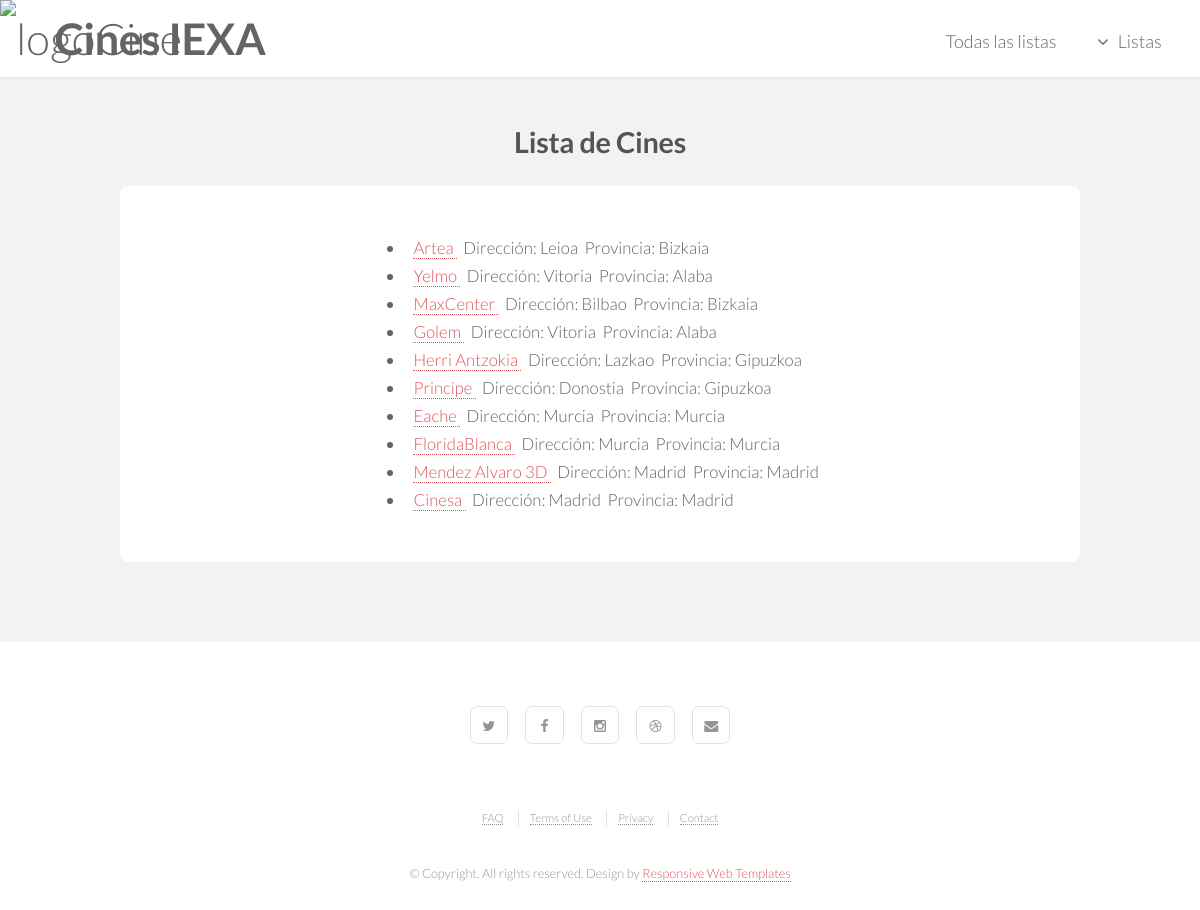
Page /appCine/lista_cines/ on the committed database.
### appCine/models.py (models this page shows, shortened)
class Cine(models.Model):
    id_cine = models.AutoField(primary_key=True)
    nombre_cine = models.CharField(max_length=100)
    direccion = models.CharField(max_length=150)
    provincia = models.ForeignKey(Provincia, related_name='cines', on_delete=models.CASCADE)
    url_imagen = models.URLField(blank=True, null=True)

class Provincia(models.Model):
    id_provincia = models.AutoField(primary_key=True)
    nombre_provincia = models.CharField(max_length=100)
    codigo_postal = models.CharField(max_length=10)

### appCine/views.py (the view)
# urls.py: path('lista_cines/', views.lista_cines, name='lista_cines'),
def lista_cines(request):
    cines = Cine.objects.order_by("id_cine")
    contexto = {'lista_cines': cines}
    return render(request, 'lista_cines.html', contexto)

### appCine/templates/lista_cines.html
{% extends "base.html" %}
    {% block title%}
    <h1>Lista de Cines</h1>
    {% endblock %}
    {% block content %}
    {% if lista_cines %}
        <ul class="listaUl">
            {% for cine in lista_cines %}
                <li>
                    <a href="{% url 'detalle_cine' cine.id_cine %}">
                        {{ cine.nombre_cine }}
                    </a>&nbsp;
                    Dirección: {{ cine.direccion }}&nbsp;
                    Provincia: {{ cine.provincia.nombre_provincia }}
                </li>
            {% endfor %}
        </ul>
    {% else %}
        <p>No hay provincias disponibles.</p>
    {% endif %}
    {% endblock %}

### appCine/templates/base.html (shortened to what this page needs)
<!DOCTYPE HTML>
{% load static %}
<html lang="es">
<head>
    <link rel="stylesheet" href="{% static 'css/skel.css' %}"/>
    <link rel="stylesheet" href="{% static 'css/header.css' %}"/>
    <link rel="stylesheet" href="{% static 'css/style.css' %}"/>
    <link rel="stylesheet" href="{% static 'css/style-xlarge.css' %}"/>
</head>
<body>
<header id="header" class="skel-layers-fixed">
    <div id = "titulo">
        <h1>Cines IEXA</h1>
        <img id="logo" src="https://th.bing.com/th/id/OIP.v4H1EKqfeqxG4hf1G_t7MQHaFj?rs=1&pid=ImgDetMain" alt="logoCine" height="75px">
    </div>
    <nav id="nav">
        <ul>
            <li><a href="{% url 'index' %}">Todas las listas</a></li>
            <li>
                <a href="" class="icon fa-angle-down">Listas</a>
            </li>
        </ul>
    </nav>
</header>
<section id="main" class="wrapper style1">
    <header class="major">
        {% block title %}
        {% endblock %}
    </header>
    <div class="container">
        <section id="content">
            {% block content %}
            {% endblock %}
        </section>
    </div>
</section>
<footer id="footer">
    <ul class="icons">
        <li><a href="#" class="icon fa-twitter"><span class="label">Twitter</span></a></li>
        <li><a href="#" class="icon fa-facebook"><span class="label">Facebook</span></a></li>
        <li><a href="#" class="icon fa-instagram"><span class="label">Instagram</span></a></li>
        <li><a href="#" class="icon fa-dribbble"><span class="label">Dribbble</span></a></li>
        <li><a href="#" class="icon fa-envelope"><span class="label">Envelope</span></a></li>
    </ul>
    <ul class="menu">
        <li><a href="#">FAQ</a></li>
        <li><a href="#">Terms of Use</a></li>
        <li><a href="#">Privacy</a></li>
        <li><a href="#">Contact</a></li>
    </ul>
    <span class="copyright">
			&copy; Copyright. All rights reserved. Design by <a href="http://www.html5webtemplates.co.uk">Responsive Web Templates</a>
    </span>
</footer>
</body>
</html>

### appCine/static/css/skel.css (style rules this page uses)
html,body,div,span,applet,object,iframe,h1,h2,h3,h4,h5,h6,p,blockquote,pre,a,abbr,acronym,address,big,cite,code,del,dfn,em,img,ins,kbd,q,s,samp,small,strike,strong,sub,sup,tt,var,b,u,i,center,dl,dt,dd,ol,ul,li,fieldset,form,label,legend,table,caption,tbody,tfoot,thead,tr,th,td,article,aside,canvas,details,embed,figure,figcaption,footer,header,hgroup,menu,nav,output,ruby,section,summary,time,mark,audio,video { margin:0;padding:0;border:0;font-size:100%;font:inherit;vertical-align:baseline; }
article,aside,details,figcaption,figure,footer,header,hgroup,menu,nav,section { display:block; }
body { line-height:1; }
ol,ul { list-style:none; }
body { -webkit-text-size-adjust:none }
*, *:before, *:after { -moz-box-sizing: border-box; -webkit-box-sizing: border-box; box-sizing: border-box; }
body { min-width: 1200px; }
.container { margin-left: auto; margin-right: auto; width: 1200px; }

### appCine/static/css/header.css (style rules this page uses)
h1 { font-size: 180%; align-content: center; }
#logo { display: block; margin: 0 auto; }
#header { font-size: 160%; }
li { font-size: 70%; }
#titulo { font-size: 170%; width: 60%; display: inline-block; }
.container { width: 80%; margin: 0 auto; text-align: center; }
.listaUl { font-size: 150%; text-align: left; display: inline-block; }

### appCine/static/css/style-xlarge.css (style rules this page uses)
body, input, select, textarea { font-size: 12pt; }

### appCine/static/css/style-large.css (style rules this page uses)
body, input, select, textarea { font-size: 11pt; }

### rows in the picture
Cine: nombre_cine "Artea", direccion "Leioa", provincia.nombre_provincia "Bizkaia"
Cine: nombre_cine "Yelmo", direccion "Vitoria", provincia.nombre_provincia "Alaba"
Cine: nombre_cine "MaxCenter", direccion "Bilbao", provincia.nombre_provincia "Bizkaia"
Cine: nombre_cine "Golem", direccion "Vitoria", provincia.nombre_provincia "Alaba"
Cine: nombre_cine "Herri Antzokia", direccion "Lazkao", provincia.nombre_provincia "Gipuzkoa"
Cine: nombre_cine "Principe", direccion "Donostia", provincia.nombre_provincia "Gipuzkoa"
Cine: nombre_cine "Eache", direccion "Murcia", provincia.nombre_provincia "Murcia"
Cine: nombre_cine "FloridaBlanca", direccion "Murcia", provincia.nombre_provincia "Murcia"
Cine: nombre_cine "Mendez Alvaro 3D", direccion "Madrid", provincia.nombre_provincia "Madrid"
Cine: nombre_cine "Cinesa", direccion "Madrid", provincia.nombre_provincia "Madrid"
